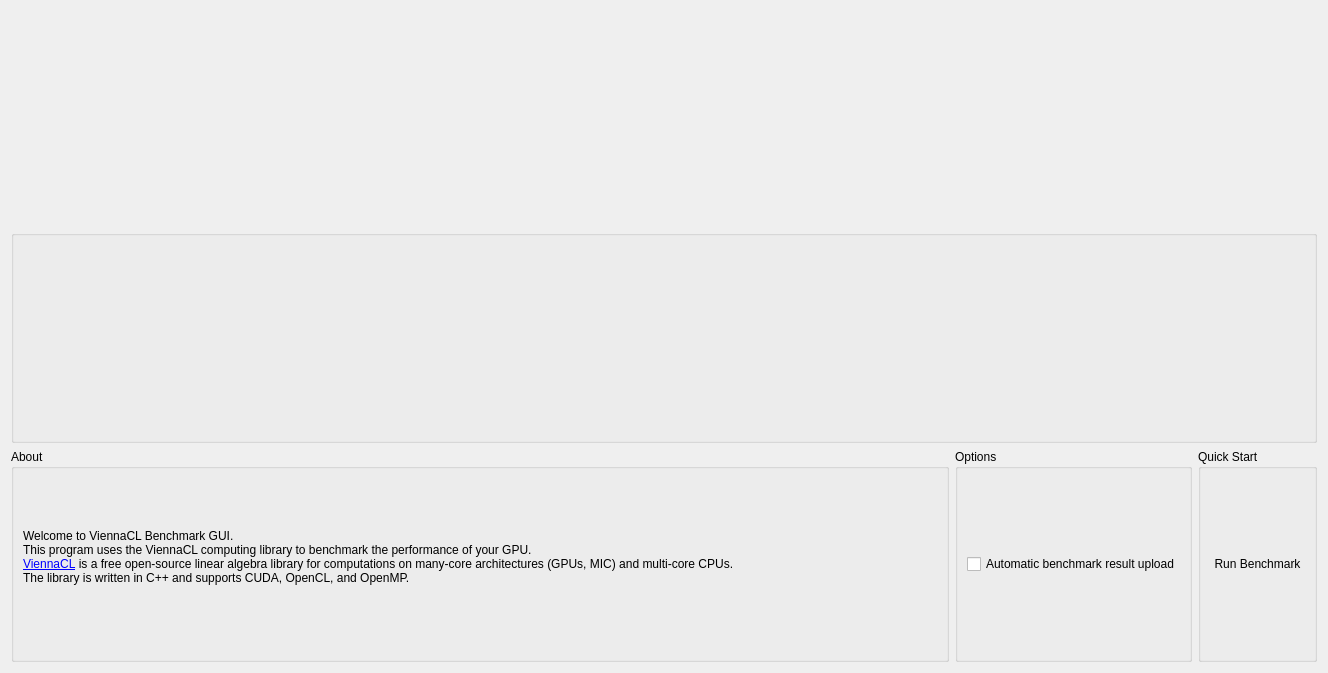
<?xml version="1.0" encoding="UTF-8"?>
<ui version="4.0">
 <class>HomeScreen</class>
 <widget class="QWidget" name="HomeScreen">
  <property name="geometry">
   <rect>
    <x>0</x>
    <y>0</y>
    <width>1328</width>
    <height>673</height>
   </rect>
  </property>
  <property name="windowTitle">
   <string>Form</string>
  </property>
  <property name="styleSheet">
   <string notr="true">/*QGroupBox#homeSystemInfoBox  {
    border: 2px solid gray;
    border-radius: 5px;
    margin-top: 6ex; /* leave space at the top for the title */
/*
}
QGroupBox#homeSystemInfoBox::title  {
     subcontrol-origin: margin;
     subcontrol-position: top center; /* position at the top center */
/*
}
 QGroupBox#homeSystemInfoBox::indicator {
     width: 55px;
     height: 32px;
 }
*/</string>
  </property>
  <layout class="QGridLayout" name="gridLayout">
   <item row="1" column="0" colspan="3">
    <widget class="QGroupBox" name="homeSystemInfoBox">
     <property name="styleSheet">
      <string notr="true"/>
     </property>
     <property name="title">
      <string/>
     </property>
    </widget>
   </item>
   <item row="2" column="0">
    <widget class="QGroupBox" name="homeAboutBox">
     <property name="sizePolicy">
      <sizepolicy hsizetype="Expanding" vsizetype="Preferred">
       <horstretch>0</horstretch>
       <verstretch>0</verstretch>
      </sizepolicy>
     </property>
     <property name="styleSheet">
      <string notr="true"/>
     </property>
     <property name="title">
      <string>About</string>
     </property>
     <property name="checkable">
      <bool>false</bool>
     </property>
     <property name="checked">
      <bool>false</bool>
     </property>
     <layout class="QGridLayout" name="gridLayout_10">
      <item row="1" column="0">
       <widget class="QLabel" name="homeAboutLabel">
        <property name="sizePolicy">
         <sizepolicy hsizetype="Preferred" vsizetype="Preferred">
          <horstretch>0</horstretch>
          <verstretch>0</verstretch>
         </sizepolicy>
        </property>
        <property name="text">
         <string>&lt;html&gt;&lt;head/&gt;&lt;body&gt;&lt;p&gt;Welcome to ViennaCL Benchmark GUI. &lt;br/&gt;This program uses the ViennaCL computing library to benchmark the performance of your GPU.&lt;br/&gt;&lt;a href=&quot;http://viennacl.sourceforge.net&quot;&gt;&lt;span style=&quot; text-decoration: underline; color:#0000ff;&quot;&gt;ViennaCL&lt;/span&gt;&lt;/a&gt; is a free open-source linear algebra library for computations on many-core architectures (GPUs, MIC) and multi-core CPUs.&lt;br/&gt;The library is written in C++ and supports CUDA, OpenCL, and OpenMP.&lt;br/&gt;&lt;/p&gt;&lt;/body&gt;&lt;/html&gt;</string>
        </property>
        <property name="textFormat">
         <enum>Qt::RichText</enum>
        </property>
        <property name="openExternalLinks">
         <bool>true</bool>
        </property>
       </widget>
      </item>
     </layout>
    </widget>
   </item>
   <item row="2" column="1">
    <widget class="QGroupBox" name="homeOptionsBox">
     <property name="toolTip">
      <string>&lt;html&gt;&lt;head/&gt;&lt;body&gt;&lt;p&gt;The ViennaCL project will greatly benefit from your uploaded benchmark results.&lt;/p&gt;&lt;/body&gt;&lt;/html&gt;</string>
     </property>
     <property name="styleSheet">
      <string notr="true"/>
     </property>
     <property name="title">
      <string>Options</string>
     </property>
     <layout class="QGridLayout" name="gridLayout_9">
      <item row="0" column="0">
       <widget class="QCheckBox" name="homeAutoUploadCheckBox">
        <property name="text">
         <string>Automatic benchmark result upload</string>
        </property>
        <property name="checked">
         <bool>false</bool>
        </property>
       </widget>
      </item>
     </layout>
    </widget>
   </item>
   <item row="2" column="2">
    <widget class="QGroupBox" name="homeQuickStartBox">
     <property name="styleSheet">
      <string notr="true"/>
     </property>
     <property name="title">
      <string>Quick Start</string>
     </property>
     <layout class="QHBoxLayout" name="horizontalLayout_4">
      <item>
       <widget class="QPushButton" name="homeQuickStartButon">
        <property name="text">
         <string>Run Benchmark</string>
        </property>
        <property name="icon">
         <iconset resource="../../resources/icons.qrc">
          <normaloff>:/icons/icons/start.png</normaloff>:/icons/icons/start.png</iconset>
        </property>
        <property name="iconSize">
         <size>
          <width>32</width>
          <height>32</height>
         </size>
        </property>
        <property name="flat">
         <bool>true</bool>
        </property>
       </widget>
      </item>
     </layout>
    </widget>
   </item>
   <item row="0" column="0" colspan="3">
    <widget class="QLabel" name="homeLabel">
     <property name="text">
      <string/>
     </property>
     <property name="pixmap">
      <pixmap resource="../../resources/otherFiles.qrc">:/resources/images/benchmarkTestLogo.png</pixmap>
     </property>
     <property name="alignment">
      <set>Qt::AlignHCenter|Qt::AlignTop</set>
     </property>
     <property name="wordWrap">
      <bool>true</bool>
     </property>
    </widget>
   </item>
  </layout>
 </widget>
 <resources>
  <include location="../../resources/icons.qrc"/>
  <include location="../../resources/otherFiles.qrc"/>
 </resources>
 <connections/>
</ui>
